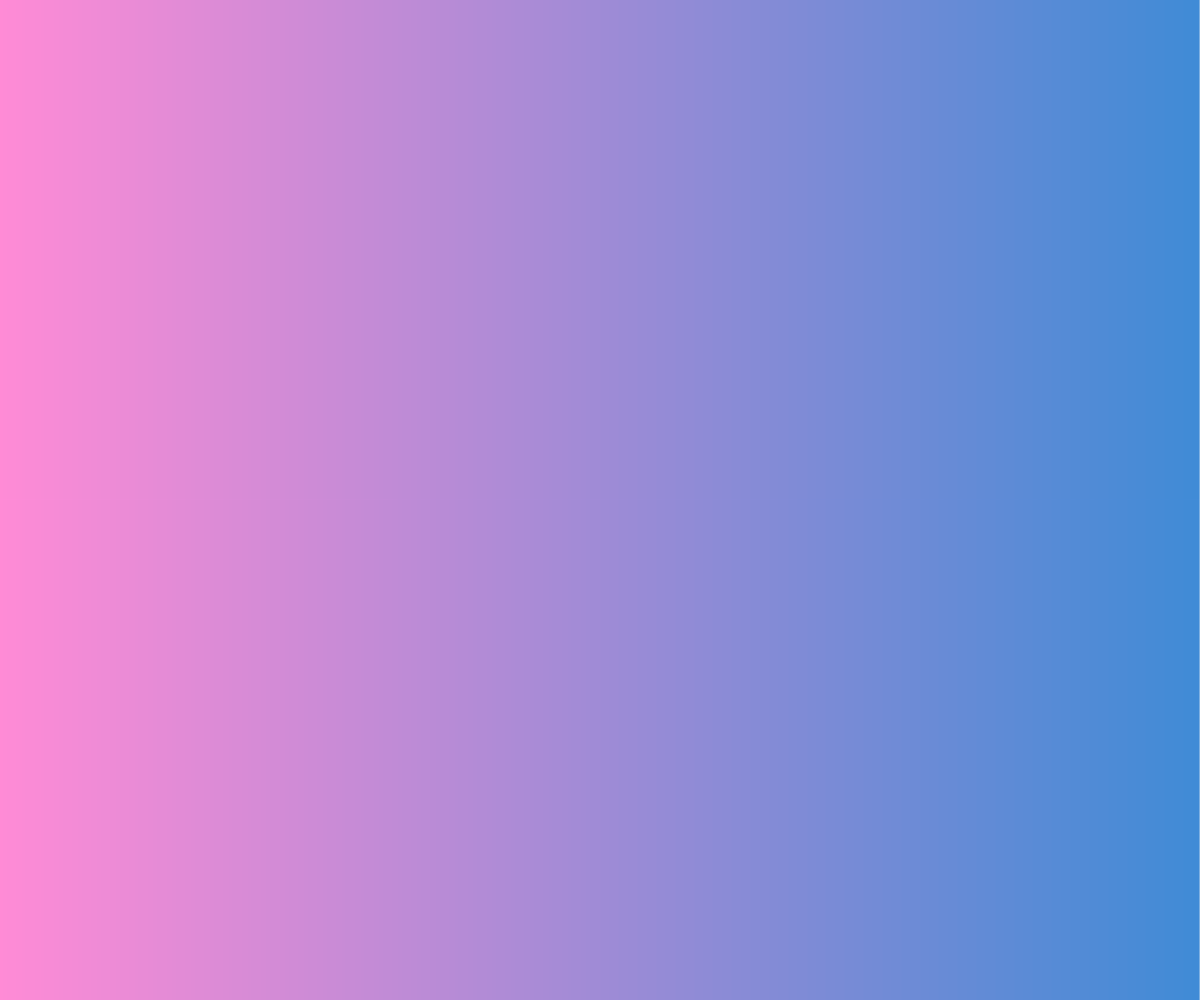
Frame 1 (no input)
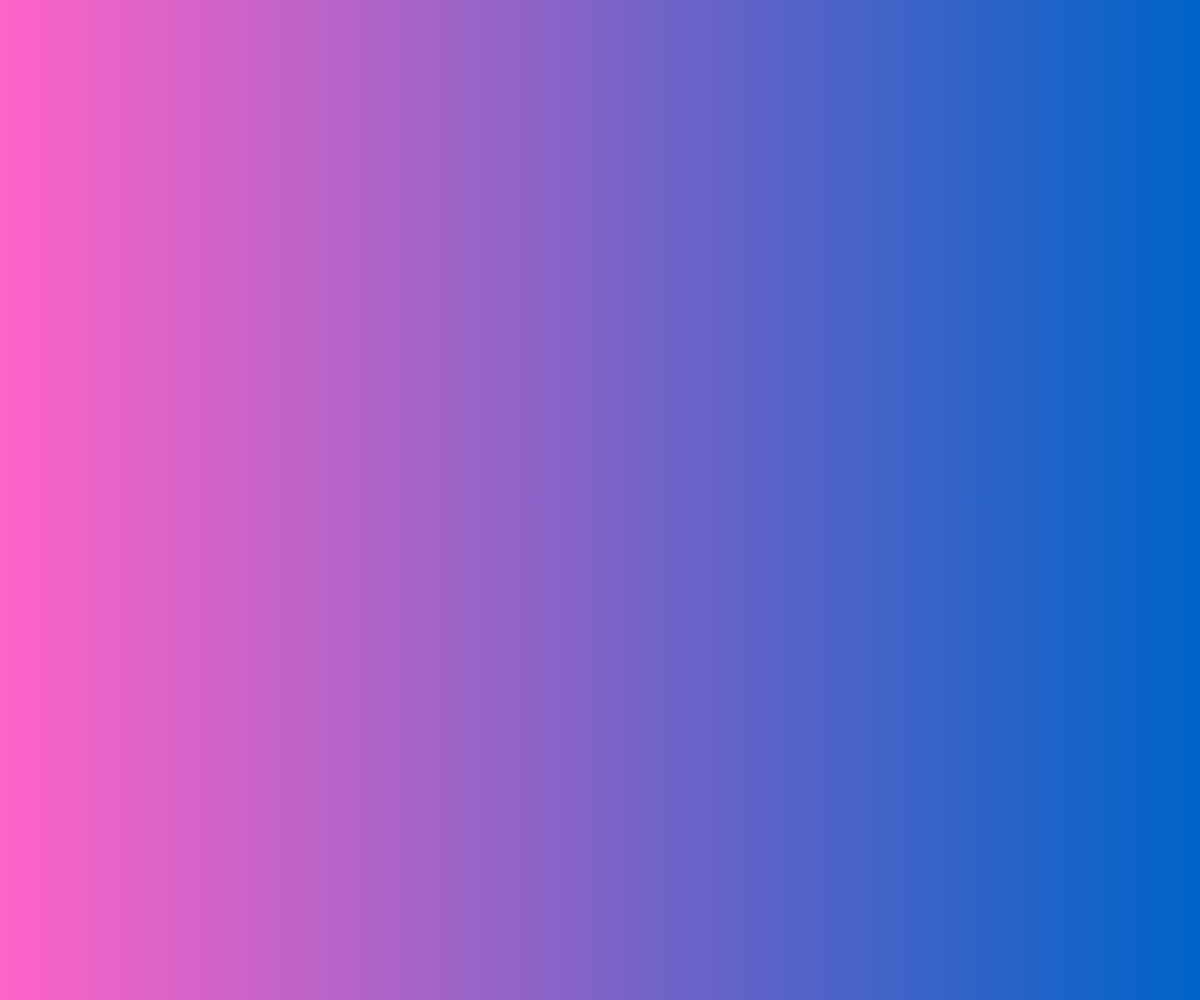
Frame 60 (no input)
Frame 120 (the mouse pressed at the canvas centre since frame 60): identical to frame 60, image omitted

The p5.js sketch that drew these frames (run headless with seeded random() and noise() and a simulated clock; from frame 60 on, the mouse is pressed at the canvas centre):

// p5.js sketch
// ── sketch.js
function setup() {
  createCanvas(windowWidth, windowHeight);
}

function draw() {
  for (let i = 0; i < width; i++) {
    let redAmount = map(i, 0, width, 255, 0);
    stroke(redAmount, 100, 200);
    line(i,0,i,height)
  }
}
